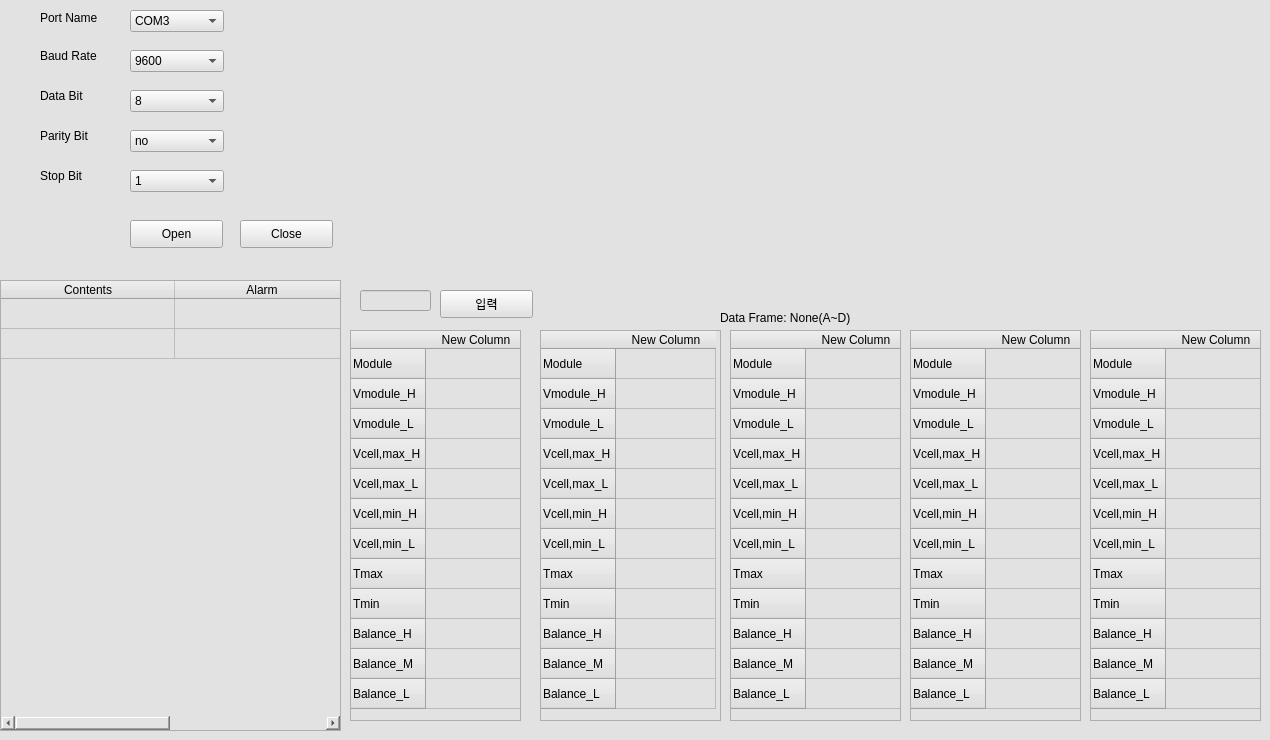
               <widget class="QWidget" name="Rack_4">
                <property name="enabled">
                 <bool>true</bool>
                </property>
                <property name="sizePolicy">
                 <sizepolicy hsizetype="Preferred" vsizetype="Preferred">
                  <horstretch>100</horstretch>
                  <verstretch>100</verstretch>
                 </sizepolicy>
                </property>
                <property name="sizeIncrement">
                 <size>
                  <width>1000</width>
                  <height>1000</height>
                 </size>
                </property>
                <property name="baseSize">
                 <size>
                  <width>20</width>
                  <height>20</height>
                 </size>
                </property>
                <property name="styleSheet">
                 <string notr="true">background-color: #E2E2E2;</string>
                </property>
                <attribute name="title">
                 <string>1</string>
                </attribute>
                <widget class="QWidget" name="gridLayoutWidget_4">
                 <property name="geometry">
                  <rect>
                   <x>0</x>
                   <y>280</y>
                   <width>341</width>
                   <height>451</height>
                  </rect>
                 </property>
                 <layout class="QGridLayout" name="gridLayout_4">
                  <item row="0" column="0">
                   <widget class="QTableWidget" name="rackTable_4">
                    <property name="styleSheet">
                     <string notr="true"/>
                    </property>
                    <property name="frameShadow">
                     <enum>QFrame::Plain</enum>
                    </property>
                    <property name="lineWidth">
                     <number>1</number>
                    </property>
                    <property name="sizeAdjustPolicy">
                     <enum>QAbstractScrollArea::AdjustIgnored</enum>
                    </property>
                    <property name="iconSize">
                     <size>
                      <width>0</width>
                      <height>0</height>
                     </size>
                    </property>
                    <property name="gridStyle">
                     <enum>Qt::SolidLine</enum>
                    </property>
                    <attribute name="horizontalHeaderCascadingSectionResizes">
                     <bool>true</bool>
                    </attribute>
                    <attribute name="horizontalHeaderDefaultSectionSize">
                     <number>174</number>
                    </attribute>
                    <attribute name="horizontalHeaderMinimumSectionSize">
                     <number>43</number>
                    </attribute>
                    <attribute name="verticalHeaderVisible">
                     <bool>false</bool>
                    </attribute>
                    <row>
                     <property name="text">
                      <string>1</string>
                     </property>
                    </row>
                    <row>
                     <property name="text">
                      <string>2</string>
                     </property>
                    </row>
                    <column>
                     <property name="text">
                      <string>Contents</string>
                     </property>
                    </column>
                    <column>
                     <property name="text">
                      <string>Alarm</string>
                     </property>
                    </column>
                   </widget>
                  </item>
                 </layout>
                </widget>
                <widget class="QWidget" name="horizontalLayoutWidget_2">
                 <property name="geometry">
                  <rect>
                   <x>350</x>
                   <y>0</y>
                   <width>891</width>
                   <height>281</height>
                  </rect>
                 </property>
                 <layout class="QHBoxLayout" name="horizontalLayout_2"/>
                </widget>
                <widget class="QWidget" name="widget_2" native="true">
                 <property name="geometry">
                  <rect>
                   <x>500</x>
                   <y>370</y>
                   <width>120</width>
                   <height>80</height>
                  </rect>
                 </property>
                </widget>
                <widget class="QTableWidget" name="dataTable1_2">
                 <property name="geometry">
                  <rect>
                   <x>350</x>
                   <y>330</y>
                   <width>171</width>
                   <height>391</height>
                  </rect>
                 </property>
                 <row>
                  <property name="text">
                   <string>Module</string>
                  </property>
                 </row>
                 <row>
                  <property name="text">
                   <string>Vmodule_H</string>
                  </property>
                 </row>
                 <row>
                  <property name="text">
                   <string>Vmodule_L</string>
                  </property>
                 </row>
                 <row>
                  <property name="text">
                   <string>Vcell,max_H</string>
                  </property>
                 </row>
                 <row>
                  <property name="text">
                   <string>Vcell,max_L</string>
                  </property>
                 </row>
                 <row>
                  <property name="text">
                   <string>Vcell,min_H</string>
                  </property>
                 </row>
                 <row>
                  <property name="text">
                   <string>Vcell,min_L</string>
                  </property>
                 </row>
                 <row>
                  <property name="text">
                   <string>Tmax</string>
                  </property>
                 </row>
                 <row>
                  <property name="text">
                   <string>Tmin</string>
                  </property>
                 </row>
                 <row>
                  <property name="text">
                   <string>Balance_H</string>
                  </property>
                 </row>
                 <row>
                  <property name="text">
                   <string>Balance_M</string>
                  </property>
                 </row>
                 <row>
                  <property name="text">
                   <string>Balance_L</string>
                  </property>
                 </row>
                 <column>
                  <property name="text">
                   <string>New Column</string>
                  </property>
                 </column>
                </widget>
                <widget class="QLabel" name="label_df_2">
                 <property name="geometry">
                  <rect>
                   <x>720</x>
                   <y>310</y>
                   <width>161</width>
                   <height>16</height>
                  </rect>
                 </property>
                 <property name="text">
                  <string>Data Frame: None(A~D)</string>
                 </property>
                </widget>
                <widget class="QTableWidget" name="dataTable2_2">
                 <property name="geometry">
                  <rect>
                   <x>540</x>
                   <y>330</y>
                   <width>181</width>
                   <height>391</height>
                  </rect>
                 </property>
                 <row>
                  <property name="text">
                   <string>Module</string>
                  </property>
                 </row>
                 <row>
                  <property name="text">
                   <string>Vmodule_H</string>
                  </property>
                 </row>
                 <row>
                  <property name="text">
                   <string>Vmodule_L</string>
                  </property>
                 </row>
                 <row>
                  <property name="text">
                   <string>Vcell,max_H</string>
                  </property>
                 </row>
                 <row>
                  <property name="text">
                   <string>Vcell,max_L</string>
                  </property>
                 </row>
                 <row>
                  <property name="text">
                   <string>Vcell,min_H</string>
                  </property>
                 </row>
                 <row>
                  <property name="text">
                   <string>Vcell,min_L</string>
                  </property>
                 </row>
                 <row>
                  <property name="text">
                   <string>Tmax</string>
                  </property>
                 </row>
                 <row>
                  <property name="text">
                   <string>Tmin</string>
                  </property>
                 </row>
                 <row>
                  <property name="text">
                   <string>Balance_H</string>
                  </property>
                 </row>
                 <row>
                  <property name="text">
                   <string>Balance_M</string>
                  </property>
                 </row>
                 <row>
                  <property name="text">
                   <string>Balance_L</string>
                  </property>
                 </row>
                 <column>
                  <property name="text">
                   <string>New Column</string>
                  </property>
                 </column>
                </widget>
                <widget class="QTableWidget" name="dataTable3_2">
                 <property name="geometry">
                  <rect>
                   <x>730</x>
                   <y>330</y>
                   <width>171</width>
                   <height>391</height>
                  </rect>
                 </property>
                 <row>
                  <property name="text">
                   <string>Module</string>
                  </property>
                 </row>
                 <row>
                  <property name="text">
                   <string>Vmodule_H</string>
                  </property>
                 </row>
                 <row>
                  <property name="text">
                   <string>Vmodule_L</string>
                  </property>
                 </row>
                 <row>
                  <property name="text">
                   <string>Vcell,max_H</string>
                  </property>
                 </row>
                 <row>
                  <property name="text">
                   <string>Vcell,max_L</string>
                  </property>
                 </row>
                 <row>
                  <property name="text">
                   <string>Vcell,min_H</string>
                  </property>
                 </row>
                 <row>
                  <property name="text">
                   <string>Vcell,min_L</string>
                  </property>
                 </row>
                 <row>
                  <property name="text">
                   <string>Tmax</string>
                  </property>
                 </row>
                 <row>
                  <property name="text">
                   <string>Tmin</string>
                  </property>
                 </row>
                 <row>
                  <property name="text">
                   <string>Balance_H</string>
                  </property>
                 </row>
                 <row>
                  <property name="text">
                   <string>Balance_M</string>
                  </property>
                 </row>
                 <row>
                  <property name="text">
                   <string>Balance_L</string>
                  </property>
                 </row>
                 <column>
                  <property name="text">
                   <string>New Column</string>
                  </property>
                 </column>
                </widget>
                <widget class="QComboBox" name="portCBox_2">
                 <property name="geometry">
                  <rect>
                   <x>130</x>
                   <y>10</y>
                   <width>94</width>
                   <height>22</height>
                  </rect>
                 </property>
                 <item>
                  <property name="text">
                   <string>COM3</string>
                  </property>
                 </item>
                </widget>
                <widget class="QComboBox" name="BaudCBox_2">
                 <property name="geometry">
                  <rect>
                   <x>130</x>
                   <y>50</y>
                   <width>94</width>
                   <height>22</height>
                  </rect>
                 </property>
                 <item>
                  <property name="text">
                   <string>9600</string>
                  </property>
                 </item>
                 <item>
                  <property name="text">
                   <string>115200</string>
                  </property>
                 </item>
                </widget>
                <widget class="QComboBox" name="DateBitCBox_2">
                 <property name="geometry">
                  <rect>
                   <x>130</x>
                   <y>90</y>
                   <width>94</width>
                   <height>22</height>
                  </rect>
                 </property>
                 <item>
                  <property name="text">
                   <string>8</string>
                  </property>
                 </item>
                </widget>
                <widget class="QComboBox" name="parityBitCBox_2">
                 <property name="geometry">
                  <rect>
                   <x>130</x>
                   <y>130</y>
                   <width>94</width>
                   <height>22</height>
                  </rect>
                 </property>
                 <item>
                  <property name="text">
                   <string>no</string>
                  </property>
                 </item>
                </widget>
                <widget class="QLabel" name="label_7">
                 <property name="geometry">
                  <rect>
                   <x>40</x>
                   <y>10</y>
                   <width>81</width>
                   <height>16</height>
                  </rect>
                 </property>
                 <property name="text">
                  <string>Port Name</string>
                 </property>
                </widget>
                <widget class="QLabel" name="label_8">
                 <property name="geometry">
                  <rect>
                   <x>40</x>
                   <y>40</y>
                   <width>81</width>
                   <height>31</height>
                  </rect>
                 </property>
                 <property name="text">
                  <string>Baud Rate</string>
                 </property>
                </widget>
                <widget class="QLabel" name="label_9">
                 <property name="geometry">
                  <rect>
                   <x>40</x>
                   <y>80</y>
                   <width>71</width>
                   <height>31</height>
                  </rect>
                 </property>
                 <property name="text">
                  <string>Data Bit</string>
                 </property>
                </widget>
                <widget class="QLabel" name="label_10">
                 <property name="geometry">
                  <rect>
                   <x>40</x>
                   <y>120</y>
                   <width>81</width>
                   <height>31</height>
                  </rect>
                 </property>
                 <property name="text">
                  <string>Parity Bit</string>
                 </property>
                </widget>
                <widget class="QLabel" name="label_11">
                 <property name="geometry">
                  <rect>
                   <x>40</x>
                   <y>160</y>
                   <width>81</width>
                   <height>31</height>
                  </rect>
                 </property>
                 <property name="text">
                  <string>Stop Bit</string>
                 </property>
                </widget>
                <widget class="QComboBox" name="StopBitCBox_2">
                 <property name="geometry">
                  <rect>
                   <x>130</x>
                   <y>170</y>
                   <width>94</width>
                   <height>22</height>
                  </rect>
                 </property>
                 <item>
                  <property name="text">
                   <string>1</string>
                  </property>
                 </item>
                </widget>
                <widget class="QPushButton" name="openBtn_2">
                 <property name="geometry">
                  <rect>
                   <x>130</x>
                   <y>220</y>
                   <width>93</width>
                   <height>28</height>
                  </rect>
                 </property>
                 <property name="text">
                  <string>Open</string>
                 </property>
                </widget>
                <widget class="QPushButton" name="closeBtn_2">
                 <property name="geometry">
                  <rect>
                   <x>240</x>
                   <y>220</y>
                   <width>93</width>
                   <height>28</height>
                  </rect>
                 </property>
                 <property name="text">
                  <string>Close</string>
                 </property>
                </widget>
                <widget class="QLineEdit" name="input_edit_2">
                 <property name="geometry">
                  <rect>
                   <x>360</x>
                   <y>290</y>
                   <width>71</width>
                   <height>21</height>
                  </rect>
                 </property>
                </widget>
                <widget class="QPushButton" name="inputBtn_2">
                 <property name="geometry">
                  <rect>
                   <x>440</x>
                   <y>290</y>
                   <width>93</width>
                   <height>28</height>
                  </rect>
                 </property>
                 <property name="text">
                  <string>입력</string>
                 </property>
                </widget>
                <widget class="QTableWidget" name="dataTable4_2">
                 <property name="geometry">
                  <rect>
                   <x>910</x>
                   <y>330</y>
                   <width>171</width>
                   <height>391</height>
                  </rect>
                 </property>
                 <row>
                  <property name="text">
                   <string>Module</string>
                  </property>
                 </row>
                 <row>
                  <property name="text">
                   <string>Vmodule_H</string>
                  </property>
                 </row>
                 <row>
                  <property name="text">
                   <string>Vmodule_L</string>
                  </property>
                 </row>
                 <row>
                  <property name="text">
                   <string>Vcell,max_H</string>
                  </property>
                 </row>
                 <row>
                  <property name="text">
                   <string>Vcell,max_L</string>
                  </property>
                 </row>
                 <row>
                  <property name="text">
                   <string>Vcell,min_H</string>
                  </property>
                 </row>
                 <row>
                  <property name="text">
                   <string>Vcell,min_L</string>
                  </property>
                 </row>
                 <row>
                  <property name="text">
                   <string>Tmax</string>
                  </property>
                 </row>
                 <row>
                  <property name="text">
                   <string>Tmin</string>
                  </property>
                 </row>
                 <row>
                  <property name="text">
                   <string>Balance_H</string>
                  </property>
                 </row>
                 <row>
                  <property name="text">
                   <string>Balance_M</string>
                  </property>
                 </row>
                 <row>
                  <property name="text">
                   <string>Balance_L</string>
                  </property>
                 </row>
                 <column>
                  <property name="text">
                   <string>New Column</string>
                  </property>
                 </column>
                </widget>
                <widget class="QTableWidget" name="dataTable5_2">
                 <property name="geometry">
                  <rect>
                   <x>1090</x>
                   <y>330</y>
                   <width>171</width>
                   <height>391</height>
                  </rect>
                 </property>
                 <row>
                  <property name="text">
                   <string>Module</string>
                  </property>
                 </row>
                 <row>
                  <property name="text">
                   <string>Vmodule_H</string>
                  </property>
                 </row>
                 <row>
                  <property name="text">
                   <string>Vmodule_L</string>
                  </property>
                 </row>
                 <row>
                  <property name="text">
                   <string>Vcell,max_H</string>
                  </property>
                 </row>
                 <row>
                  <property name="text">
                   <string>Vcell,max_L</string>
                  </property>
                 </row>
                 <row>
                  <property name="text">
                   <string>Vcell,min_H</string>
                  </property>
                 </row>
                 <row>
                  <property name="text">
                   <string>Vcell,min_L</string>
                  </property>
                 </row>
                 <row>
                  <property name="text">
                   <string>Tmax</string>
                  </property>
                 </row>
                 <row>
                  <property name="text">
                   <string>Tmin</string>
                  </property>
                 </row>
                 <row>
                  <property name="text">
                   <string>Balance_H</string>
                  </property>
                 </row>
                 <row>
                  <property name="text">
                   <string>Balance_M</string>
                  </property>
                 </row>
                 <row>
                  <property name="text">
                   <string>Balance_L</string>
                  </property>
                 </row>
                 <column>
                  <property name="text">
                   <string>New Column</string>
                  </property>
                 </column>
                </widget>
               </widget>
